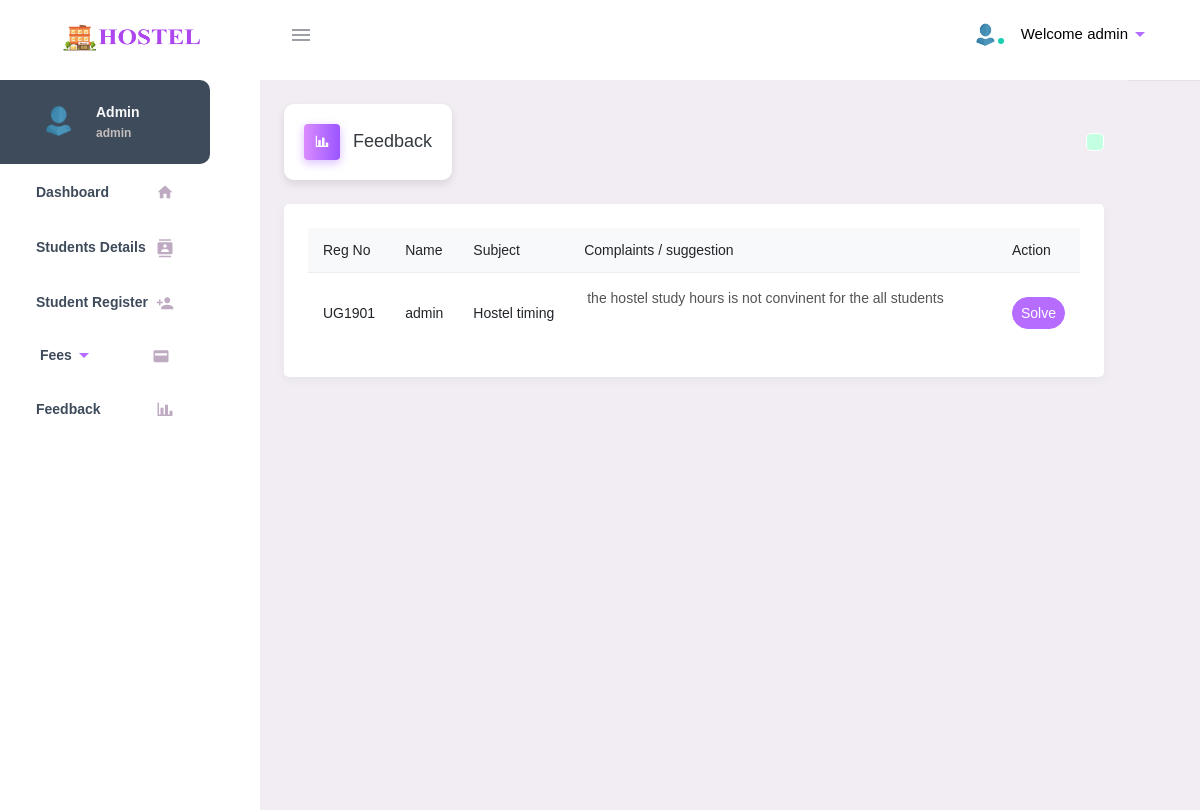
The app's page /admin/get_feedback.php (signed in), older data.
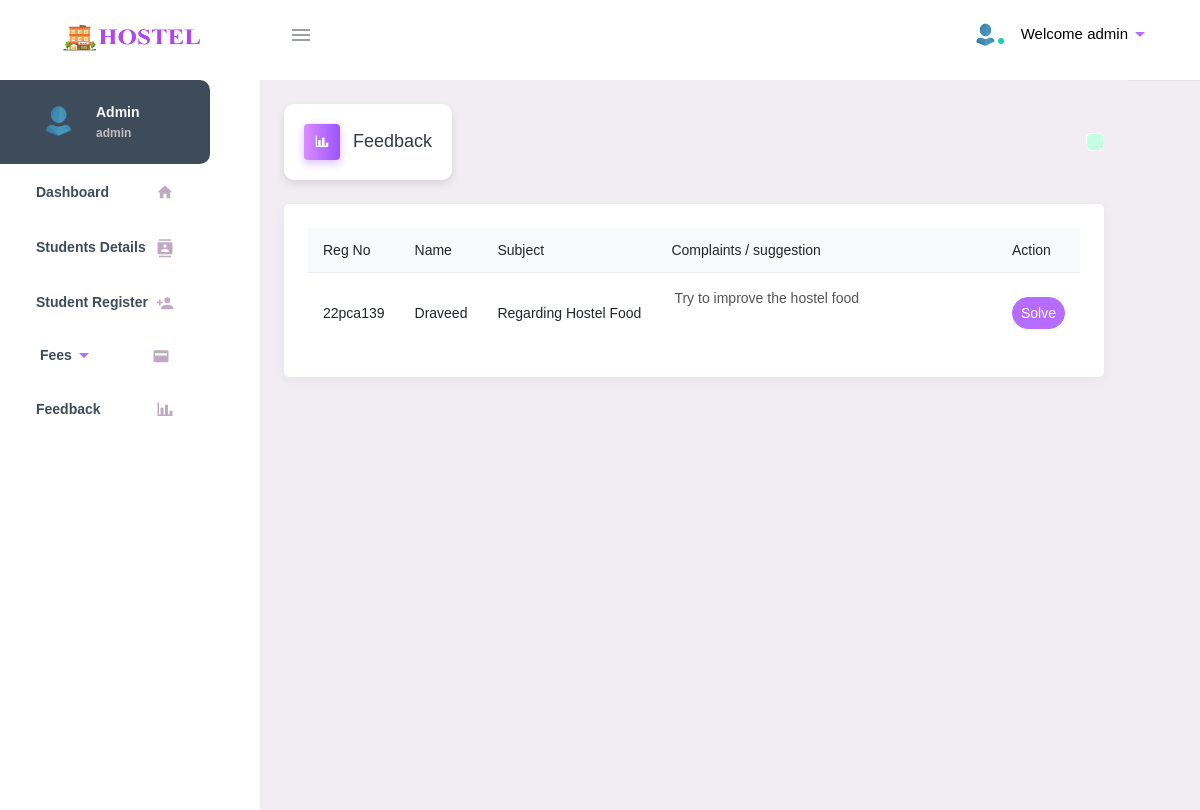
The same page, newer data.
### tables this page shows
CREATE TABLE `suggest` (
  `id` varchar(20) NOT NULL,
  `reg` varchar(20) NOT NULL,
  `name` varchar(50) NOT NULL,
  `sub` varchar(50) NOT NULL,
  `cmpl` varchar(250) NOT NULL
);

### admin/get_feedback.php (the view, shortened to what this page needs)
<?php
include('../dbconnect.php');
$errorMessage = "";
?>
<!DOCTYPE html>
<html lang="en">
<head>
  <link rel="stylesheet" href="./include/materialdesignicons.min.css">
  <link rel="stylesheet" href="./include/vendor.bundle.base.css">
  <link rel="stylesheet" href="./include/style.css">
  <link rel="stylesheet" href="https://cdn.jsdelivr.net/npm/@mdi/font/css/materialdesignicons.min.css">
  <link rel="stylesheet" href="../dist/css/style.min.css">
  <link rel="stylesheet" href="./include/style.css">
  <link rel="stylesheet" href="./include/exstyle.css">
  <link rel="stylesheet" href="https://cdnjs.cloudflare.com/ajax/libs/font-awesome/5.15.3/css/all.min.css">
</head>
<body class="">
  <div class="container-scroller">
    <header class="topbar" data-navbarbg="skin6">
      <?php include 'navbar.php' ?>
    </header>
    <div class="container-fluid page-body-wrapper pt-0 proBanner-padding-top">
      <div class="navcantainer d-fixed">
        <?php include 'sidebar.php' ?>
      </div>
      <div class="main-panel">
        <div class="content-wrapper p-4">
          <div class="page-header">
            <h3 class="page-title" style="font-family: 'Montserrat Alternates', sans-serif;
">
              <span class="page-title-icon bg-gradient-primary text-white mr-2">
                <i class="mdi mdi-chart-bar menu-icon"></i>
              </span> Feedback
            </h3>
            <div id="successMessage" class="sucees p-2" style="display: none;">
            <?php echo $errorMessage; ?></div>
          </div>
          <form method="POST">
            <div class="grid-margin card p-4 stretch-card">
              <?php
              $qry = mysqli_query($connect, "select * from suggest");
              $hasData = false;
              while ($row = mysqli_fetch_array($qry)) {
                $hasData = true;
              }
              if ($hasData) {
              ?>
                <table class="table table-responsive-xl">
                  <thead class="grid-margin bg-light fs-1 fw-bolder">
                    <tr>
                      <th>Reg No</th>
                      <th>Name</th>
                      <th>Subject</th>
                      <th>Complaints / suggestion</th>
                      <th>Action</th>
                    </tr>
                  </thead>
                  <?php
                  mysqli_data_seek($qry, 0);
                  while ($row = mysqli_fetch_array($qry)) {
                  ?>
                    <tr>
                      <td>
                        <div><?php echo $row['reg']; ?></div>
                      </td>
                      <td>
                        <div><?php echo $row['name']; ?></div>
                      </td>
                      <td>
                        <div><?php echo $row['sub']; ?></div>
                      </td>
                      <td class="text-align:center;justify-content:center;align-items:center;display:flex">
                        <textarea name="" id="" style="background-color:white;border-color:white; width:100%;" cols="70" rows="3" disabled><?php echo $row['cmpl']; ?></textarea>
                      </td>
                      <td>
                        <button class="rounded-pill btn--blue btn pt-2 pb-2 pr-2 pl-2 btn-primary" id="solveButton">Solve</button>
                      </td>
                    </tr>
                  <?php
                  }
                  ?>
                </table>
              <?php
              } else {
              ?>
                <div style="display:block; text-align:center">
                  <img style="height: 300px; width:300px;" src="./include/no_feed.png" alt="">
                </div>
              <?php
              }
              ?>
            </div>
          </form>
        </div>
      </div>
      <footer class="footer">
        <div class="container-fluid clearfix">
        </div>
      </footer>
    </div>
  </div>
</body>
</html>

Row changes from the older to the newer data that the page shows:
changed suggest: reg "UG1901" → "22pca139"; name "admin" → "Draveed"; sub "Hostel timing" → "Regarding Hostel Food"; cmpl "the hostel study hours is not convinent for the all students" → "Try to improve the hostel food"
